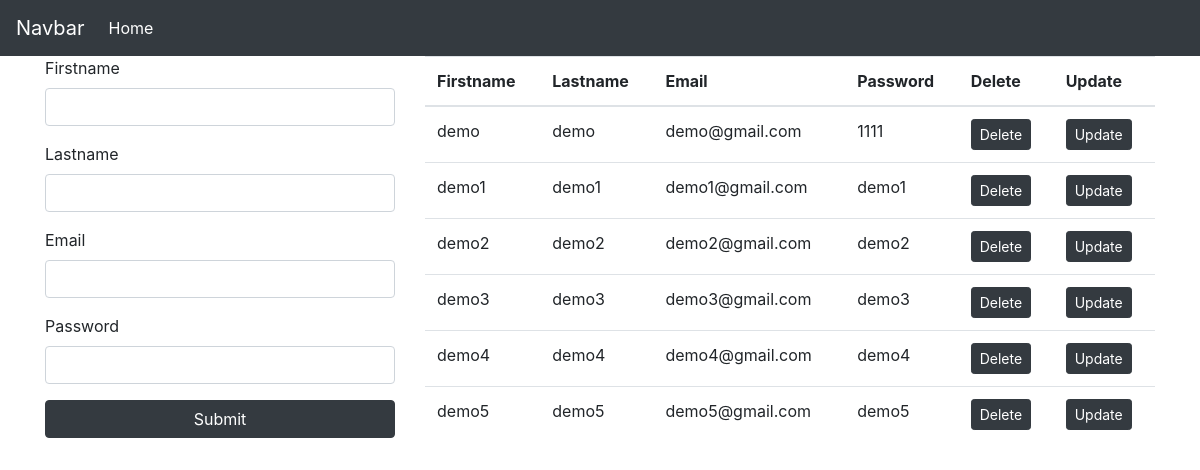
The page / on the database its author committed.
### app.py (models this page shows)
class User1(db.Model):
    id = db.Column(db.Integer,primary_key=True, autoincrement=True)
    firstname = db.Column(db.String(200))
    lastname = db.Column(db.String(200))
    email = db.Column(db.String(200))
    password = db.Column(db.String(200))

### app.py (the view, shortened to what this page needs)
@app.route('/',methods=['GET','POST'])
def get():
    if request.method == "GET":
        user1s = User1.query.all()
        page ='home'
        user = User1(firstname='',lastname='',email='',password='')
        return render_template('home.html',user1s=user1s,page=page,user=user)

### templates/home.html (shortened to what this page needs)
{% extends 'index.html' %}
{% block content %}
<div class="row">
    <div class="col-lg-4">
        {% if page == 'home' %}
        <form action="/" method="POST" class="form-group">
        {% endif %}
        <div class="form-group">
            <label for="">Firstname</label>
            <input type="text" name="firstname" class="form-control" value={{user.firstname}}>
        </div>
        <div class="form-group">
            <label for="">Lastname</label>
            <input type="text" name="lastname" class="form-control" value={{user.lastname}}>
        </div>
        <div class="form-group">
            <label for="">Email</label>
            <input type="text" name="email" class="form-control" value={{user.email}}>
        </div>
        <div class="form-group">
            <label for="">Password</label>
            <input type="text" name="password" class="form-control" value={{user.password}}>
        </div>
        <button class="btn btn-block btn-dark">Submit</button>
        </form>
    </div>
    <div class="col-lg-8">
        <table class="table">
            <thead>
                <th>Firstname</th>
                <th>Lastname</th>
                <th>Email</th>
                <th>Password</th>
                <th>Delete</th>
                <th>Update</th>
            </thead>
            <tbody>
                {% for i in user1s %}
                <tr>
                    <td>{{ i.firstname }}</td>
                    <td>{{ i.lastname }}</td>
                    <td>{{ i.email }}</td>
                    <td>{{ i.password }}</td>
                    <td>
                        <a href='/delete/{{i.id}}' class="btn btn-sm btn-dark">Delete</a>
                    </td>
                    <td>
                        <a href='/update/{{i.id}}' class="btn btn-sm btn-dark">Update</a>
                    </td>
                </tr>
                {% endfor %}
            </tbody>
        </table>
    </div>
</div>
{% endblock %}

### templates/index.html (shortened to what this page needs)
<!DOCTYPE html>
<html lang="en">
<head>
    <link rel="stylesheet" href="https://stackpath.bootstrapcdn.com/bootstrap/4.3.1/css/bootstrap.min.css">    <title>Document</title>
</head>
<body>
    <nav class="navbar navbar-expand-lg navbar-dark bg-dark">
        <a class="navbar-brand" href="#">Navbar</a>
        <div class="collapse navbar-collapse" id="navbarNavAltMarkup">
          <div class="navbar-nav">
            <a class="nav-item nav-link active" href="#">Home <span class="sr-only">(current)</span></a>
          </div>
        </div>
      </nav>
    <div class="container">
    {% block content %}{% endblock %}
</div>
</body>
</html>

### rows shown on the page
User1: firstname "demo", lastname "demo", email "demo@gmail.com", password "1111"
User1: firstname "demo1", lastname "demo1", email "demo1@gmail.com", password "demo1"
User1: firstname "demo2", lastname "demo2", email "demo2@gmail.com", password "demo2"
User1: firstname "demo3", lastname "demo3", email "demo3@gmail.com", password "demo3"
User1: firstname "demo4", lastname "demo4", email "demo4@gmail.com", password "demo4"
User1: firstname "demo5", lastname "demo5", email "demo5@gmail.com", password "demo5"
